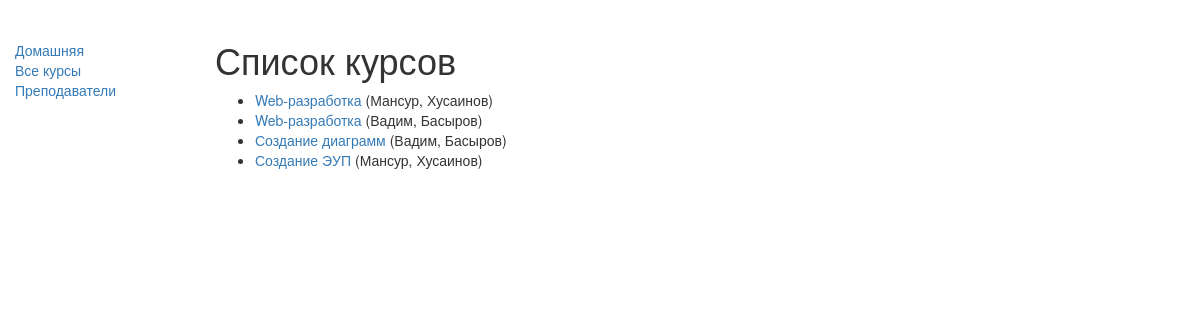
/firstapp/course/, run on the app's committed database.
### firstapp/models.py (models this page shows, shortened)
class course(models.Model):
    title = models.CharField(max_length=200)
    teacher = models.ForeignKey('Teacher', on_delete=models.SET_NULL, null=True)
    summary = models.TextField(max_length=1000, help_text="Введите описание учебного курса")
    faculty = models.ManyToManyField(faculty, help_text="Выберите факультет")
    def get_absolute_url(self):
        return reverse('Данные о курсе', args=[str(self.id)])
    def display_faculty(self):
        """
        Вывод строки в списке курсов. Для показа факультета в Admin-панели.
        """
        return ','.join([faculty.name for faculty in self.faculty.all()[:3]])
    display_faculty.short_description = 'Faculty'

class teacher(models.Model):
    first_name = models.CharField(max_length=100)
    last_name = models.CharField(max_length=100)
    date_of_birth = models.DateField(null=True, blank=True)
    def __str__(self):
        return '%s, %s' % (self.last_name, self.first_name)

### firstapp/views.py (the view)
class courseListView(generic.ListView):
    model = course

### firstapp/templates/firstapp/course_list.html
﻿{% extends "base_generic.html" %}
{% block content %}
<h1>Список курсов</h1>
{% if course_list %}
<ul>
{% for course in course_list %}
<li>
<a href="{{ course.get_absolute_url }}">{{ course.title }}</a>
({{course.teacher}})
</li>
{% endfor %}
</ul>
{% else %}
<p>Курсы отсутствуют.</p>
{% endif %}
{% endblock %}

### data on the page
course: title "Web-разработка", teacher "Мансур, Хусаинов"
course: title "Web-разработка", teacher "Вадим, Басыров"
course: title "Создание диаграмм", teacher "Вадим, Басыров"
course: title "Создание ЭУП", teacher "Мансур, Хусаинов"
